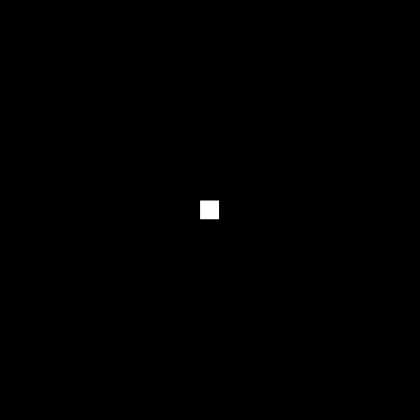
Frame 1 (no input)
Frame 60 (no input): identical to frame 1, image omitted
Frame 120 (the mouse pressed at the canvas centre since frame 60): identical to frame 1, image omitted

The p5.js sketch that drew this single still picture (run headless with seeded random() and noise() and a simulated clock; from frame 60 on, the mouse is pressed at the canvas centre):

// p5.js sketch
// ── sketch.js

let celle = [];
let n = 0;
let px = 200;
let py = 200;


function setup() {
  
  createCanvas(420, 420);
  
  
  for(let x = 0; x< width; x+=20){
    
    for(let y = 0; y < height; y+= 20){
      if(x == px && y == py){
         celle[n] = new Celle(x,y,true);
      
      }
      else{celle[n] = new Celle(x,y,false);}
      n++;
      
    }
  }
  
  
}

function draw() {
  n = 0;
  background('green');
  for(let i = 0; i < celle.length;i++){
  celle[i].disegnaCella();
    
}
}
// ── celle.js
class Celle{
  
  //DEFINISCO UNA POSIZIONE E UNO STATO(0/1) PER LA CELLA
  constructor(x,y,stato){
    this.x = x;
    this.y = y;
    this.stato = stato;
    this.r = 20;
  }
  
  disegnaCella(){
  
    stroke(1);

    if(!this.stato) fill('black');
    else fill('white');
    square(this.x, this.y, this.r);
    
  }
  
}
